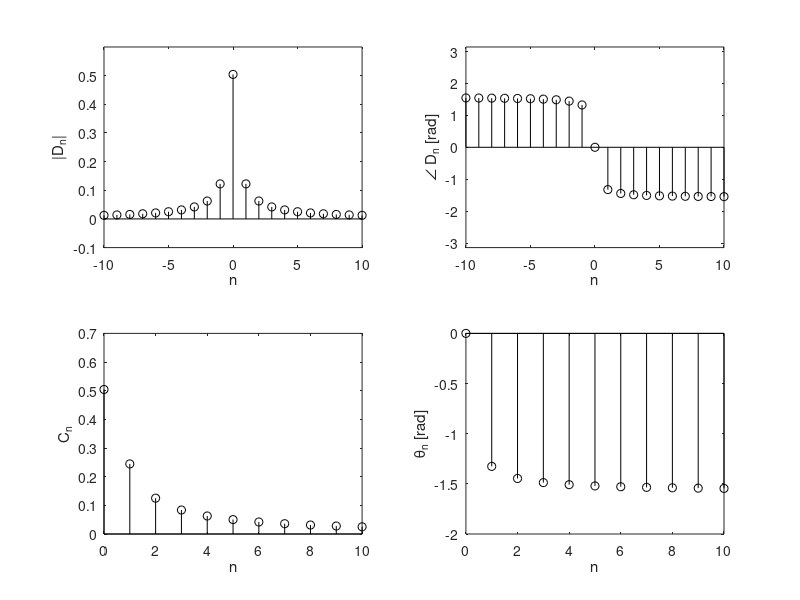

Reproduce this figure in MATLAB.
T_0 = pi; N_0 = 256; T = T_0/N_0; t = (0:T:T*(N_0-1))'; M = 10; 
        x = exp(-t/2); x(1) = (exp(-pi/2)+1)/2;
        % Approximate exponential Fourier spectra over -M <= n <= M:
        D_n = fft(x)/N_0; n = [-N_0/2:N_0/2-1]';
        clf; subplot(2,2,1); stem(n,abs(fftshift(D_n)),'k');
        axis([-M M -.1 .6]); xlabel('n'); ylabel('|D_n|');
        subplot(2,2,2); stem(n,angle(fftshift(D_n)),'k');
        axis([-M M -pi pi]); xlabel('n'); ylabel('\angle D_n [rad]');    
        % Approximate trigonometric Fourier spectra over 0 <= n <= M:
        n = [0:M]; C_n(1) = abs(D_n(1)); C_n(2:M+1) = 2*abs(D_n(2:M+1)); 
        theta_n(1) = angle(D_n(1)); theta_n(2:M+1) = angle(D_n(2:M+1));
        subplot(2,2,3); stem(n,C_n,'k');
        xlabel('n'); ylabel('C_n');
        subplot(2,2,4); stem(n,theta_n,'k');
        xlabel('n'); ylabel('\theta_n [rad]');    
output1=abs(fftshift(D_n));
output2=angle(fftshift(D_n));
output3=C_n;
output4=theta_n;